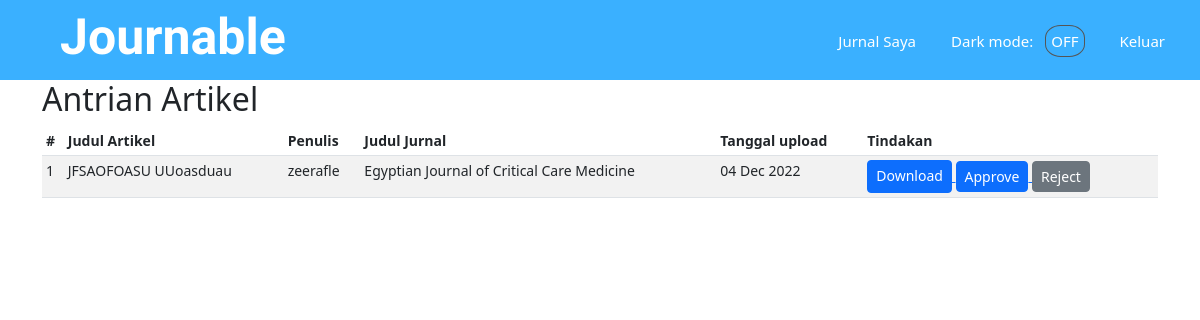
/publisher/articleQueue.php (signed in), run on the app's committed database.
### tables this page shows
CREATE TABLE `artikel` (
  `id` int(11) NOT NULL,
  `id_user` int(11) NOT NULL,
  `id_journal` int(10) UNSIGNED NOT NULL,
  `title` varchar(255) NOT NULL,
  `artikel_file` varchar(255) DEFAULT NULL,
  `date_upload` datetime NOT NULL,
  `status` text NOT NULL
);

CREATE TABLE `user` (
  `id` int(11) NOT NULL,
  `username` varchar(255) NOT NULL,
  `email` varchar(255) NOT NULL,
  `password` varchar(255) NOT NULL
);

CREATE TABLE `journal` (
  `id` int(10) UNSIGNED NOT NULL,
  `id_publisher` int(10) UNSIGNED NOT NULL,
  `title` varchar(255) NOT NULL,
  `published_date` year(4) NOT NULL,
  `category` varchar(64) DEFAULT NULL,
  `last_updated` datetime DEFAULT NULL,
  `issn` varchar(20) NOT NULL,
  `cover_filename` varchar(255) DEFAULT NULL,
  `journal_filename` varchar(255) DEFAULT NULL
);

### publisher/articleQueue.php (the view, shortened to what this page needs)
<?php
require "../php/config.php";
$id = $_SESSION['pub_id'];
?>
<!doctype html>
<html lang="en">
<head>
    <link rel="stylesheet" href="/publisher/stylesheet/index.css">
    <link rel="stylesheet" href="/stylesheet/style-header-footer.css"/>
    <link href="https://cdn.jsdelivr.net/npm/bootstrap@5.2.3/dist/css/bootstrap.min.css" rel="stylesheet"
>
    <link rel="stylesheet" type="text/css"
          href="https://cdn.datatables.net/v/bs5/jq-3.6.0/dt-1.13.1/datatables.min.css"/>
    <link href="/publisher/stylesheet/dashboard.css" rel="stylesheet">
</head>
<body>
<?php
include('includes/header.php');
?>
<div class="container">
    <div class="row">
        <h1 class="h2">Antrian Artikel</h1>
        <div class="table-responsive">
            <table id="example" class="table table-striped table-sm">
                <thead>
                <tr>
                    <th scope="col">#</th>
                    <th scope="col">Judul Artikel</th>
                    <th scope="col">Penulis</th>
                    <th scope="col">Judul Jurnal</th>
                    <th scope="col">Tanggal upload</th>
                    <th scope="col">Tindakan</th>
                </tr>
                </thead>
                <tbody>
                <?php
                $query = mysqli_query(
                    $db,
                    "SELECT
                            artikel.id,
                            artikel.title,
                            user.username AS author,
                            journal.title AS journal_title,
                            artikel_file,
                            date_upload,
                            status
                        FROM artikel
                        JOIN user ON artikel.id_user = user.id
                        JOIN journal ON artikel.id_journal = journal.id
                        JOIN publisher ON journal.id_publisher = publisher.id
                        WHERE publisher.id = $id AND status = 'pending';"
                );
                $i = 1;
                while ($row = mysqli_fetch_assoc($query)) {
                    ?>
                    <tr>
                        <td><?= $i ?></td>
                        <td><?= $row['title'] ?></td>
                        <td><?= $row['author'] ?></td>
                        <td><?= $row['journal_title'] ?></td>
                        <td><?= date('d M Y', strtotime($row['date_upload'])) ?></td>
                        <td>
                            <a href="<?= '/users/' . $row['artikel_file'] ?>">
                                <button type="button" class="btn btn-primary btn-sm">
                                    <i class="bi bi-file-arrow-down-fill"></i>Download
                                </button>
                            </a>
                            <a href="php/approve.php?id=<?= $row['id'] ?>">
                                <button type="button" class="btn btn-primary btn-sm">Approve</button>
                            </a>
                            <a href="rejectArticle.php?id=<?= $row['id'] ?>">
                                <button type="button" class="btn btn-secondary btn-sm">Reject</button>
                            </a>
                        </td>
                    </tr>
                    <?php $i++;
                } ?>
                </tbody>
            </table>
        </div>
    </div>
</div>
</body>
</html>

### publisher/stylesheet/index.css (style rules this page uses)
body { font-family: "Work Sans", sans-serif; margin: 0; padding: 0; }

### stylesheet/style-header-footer.css (style rules this page uses)
body { font-family: "Work Sans", sans-serif; margin: 0; padding: 0; }

### publisher/stylesheet/dashboard.css (style rules this page uses)
body { font-size: .875rem; }

### data on the page
artikel: title "JFSAOFOASU UUoasduau", id_user.username "zeerafle", id_journal.title "Egyptian Journal of Critical Care Medicine", date_upload "04 Dec 2022"
